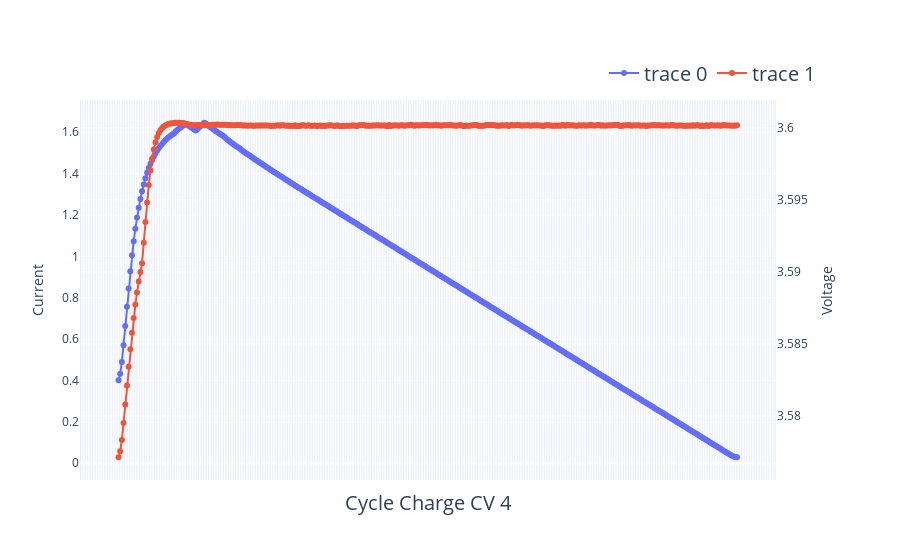
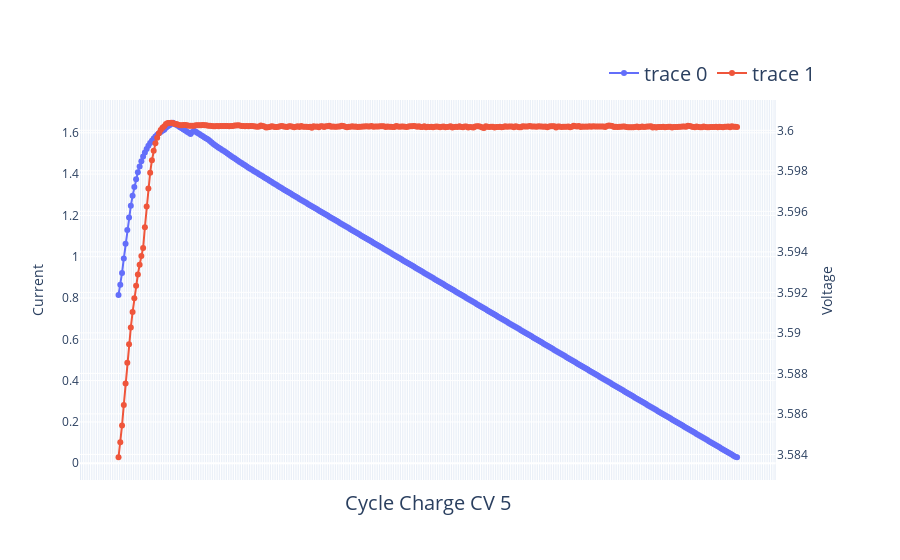
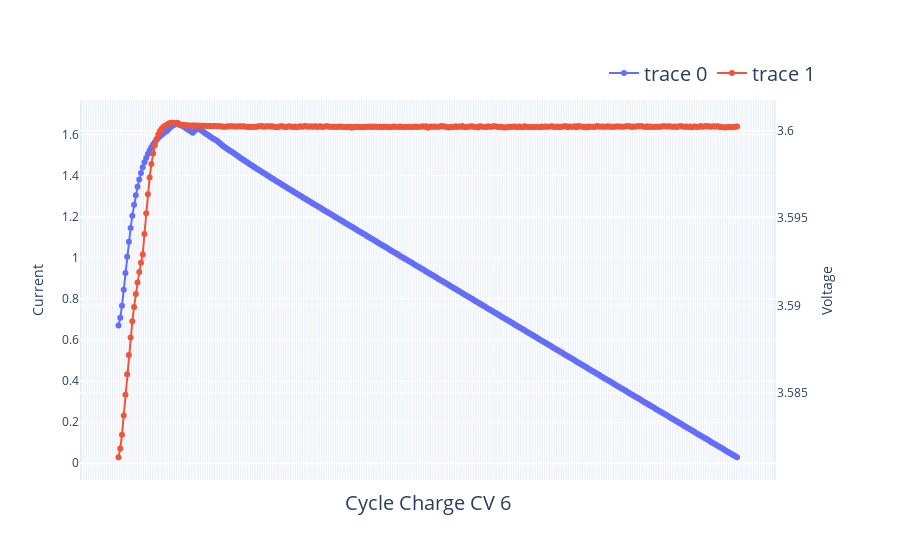
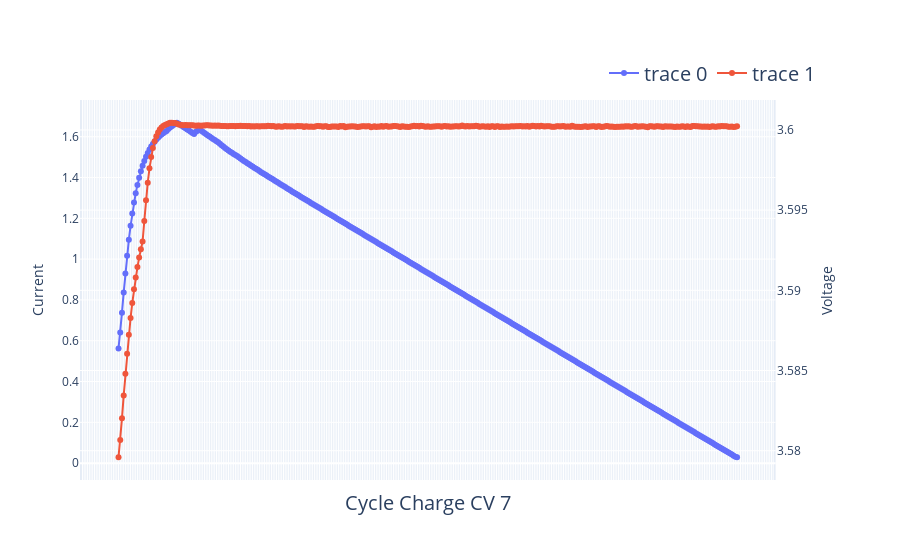

Notebook code cell kept with these figures, in order:
### Code cell
plot_cycles(9, 5)

### Figure 1 — Plotly figure (JSON) as saved in the notebook; plotly's stock layout.template omitted (floating-point values rounded to 4 significant figures; data arrays with more than 128 entries replaced by an {"elided": "..."} marker saying what was removed)
{"data": [{"mode": "lines+markers", "type": "scatter", "x": {"elided": "369 int values"}, "xaxis": "x", "y": {"elided": "369 float values"}, "yaxis": "y"}, {"mode": "lines+markers", "type": "scatter", "x": {"elided": "369 int values"}, "xaxis": "x", "y": {"elided": "369 float values"}, "yaxis": "y2"}], "layout": {"legend": {"font": {"size": 20}, "orientation": "h", "title": {"text": ""}, "x": 1, "xanchor": "right", "y": 1.02, "yanchor": "bottom"}, "xaxis": {"anchor": "y", "domain": [0, 0.94], "showgrid": true, "showticklabels": false, "tickfont": {"size": 10}, "tickmode": "linear", "title": {"font": {"size": 20}, "text": "Cycle Charge CV 4"}}, "yaxis": {"anchor": "x", "domain": [0, 1], "title": {"text": "Current"}}, "yaxis2": {"anchor": "x", "overlaying": "y", "side": "right", "title": {"text": "Voltage"}}}}

### Figure 2 — Plotly figure (JSON) as saved in the notebook; plotly's stock layout.template omitted (floating-point values rounded to 4 significant figures; data arrays with more than 128 entries replaced by an {"elided": "..."} marker saying what was removed)
{"data": [{"mode": "lines+markers", "type": "scatter", "x": {"elided": "353 int values"}, "xaxis": "x", "y": {"elided": "353 float values"}, "yaxis": "y"}, {"mode": "lines+markers", "type": "scatter", "x": {"elided": "353 int values"}, "xaxis": "x", "y": {"elided": "353 float values"}, "yaxis": "y2"}], "layout": {"legend": {"font": {"size": 20}, "orientation": "h", "title": {"text": ""}, "x": 1, "xanchor": "right", "y": 1.02, "yanchor": "bottom"}, "xaxis": {"anchor": "y", "domain": [0, 0.94], "showgrid": true, "showticklabels": false, "tickfont": {"size": 10}, "tickmode": "linear", "title": {"font": {"size": 20}, "text": "Cycle Charge CV 5"}}, "yaxis": {"anchor": "x", "domain": [0, 1], "title": {"text": "Current"}}, "yaxis2": {"anchor": "x", "overlaying": "y", "side": "right", "title": {"text": "Voltage"}}}}

### Figure 3 — Plotly figure (JSON) as saved in the notebook; plotly's stock layout.template omitted (floating-point values rounded to 4 significant figures; data arrays with more than 128 entries replaced by an {"elided": "..."} marker saying what was removed)
{"data": [{"mode": "lines+markers", "type": "scatter", "x": {"elided": "359 int values"}, "xaxis": "x", "y": {"elided": "359 float values"}, "yaxis": "y"}, {"mode": "lines+markers", "type": "scatter", "x": {"elided": "359 int values"}, "xaxis": "x", "y": {"elided": "359 float values"}, "yaxis": "y2"}], "layout": {"legend": {"font": {"size": 20}, "orientation": "h", "title": {"text": ""}, "x": 1, "xanchor": "right", "y": 1.02, "yanchor": "bottom"}, "xaxis": {"anchor": "y", "domain": [0, 0.94], "showgrid": true, "showticklabels": false, "tickfont": {"size": 10}, "tickmode": "linear", "title": {"font": {"size": 20}, "text": "Cycle Charge CV 6"}}, "yaxis": {"anchor": "x", "domain": [0, 1], "title": {"text": "Current"}}, "yaxis2": {"anchor": "x", "overlaying": "y", "side": "right", "title": {"text": "Voltage"}}}}

### Figure 4 — Plotly figure (JSON) as saved in the notebook; plotly's stock layout.template omitted (floating-point values rounded to 4 significant figures; data arrays with more than 128 entries replaced by an {"elided": "..."} marker saying what was removed)
{"data": [{"mode": "lines+markers", "type": "scatter", "x": {"elided": "361 int values"}, "xaxis": "x", "y": {"elided": "361 float values"}, "yaxis": "y"}, {"mode": "lines+markers", "type": "scatter", "x": {"elided": "361 int values"}, "xaxis": "x", "y": {"elided": "361 float values"}, "yaxis": "y2"}], "layout": {"legend": {"font": {"size": 20}, "orientation": "h", "title": {"text": ""}, "x": 1, "xanchor": "right", "y": 1.02, "yanchor": "bottom"}, "xaxis": {"anchor": "y", "domain": [0, 0.94], "showgrid": true, "showticklabels": false, "tickfont": {"size": 10}, "tickmode": "linear", "title": {"font": {"size": 20}, "text": "Cycle Charge CV 7"}}, "yaxis": {"anchor": "x", "domain": [0, 1], "title": {"text": "Current"}}, "yaxis2": {"anchor": "x", "overlaying": "y", "side": "right", "title": {"text": "Voltage"}}}}
